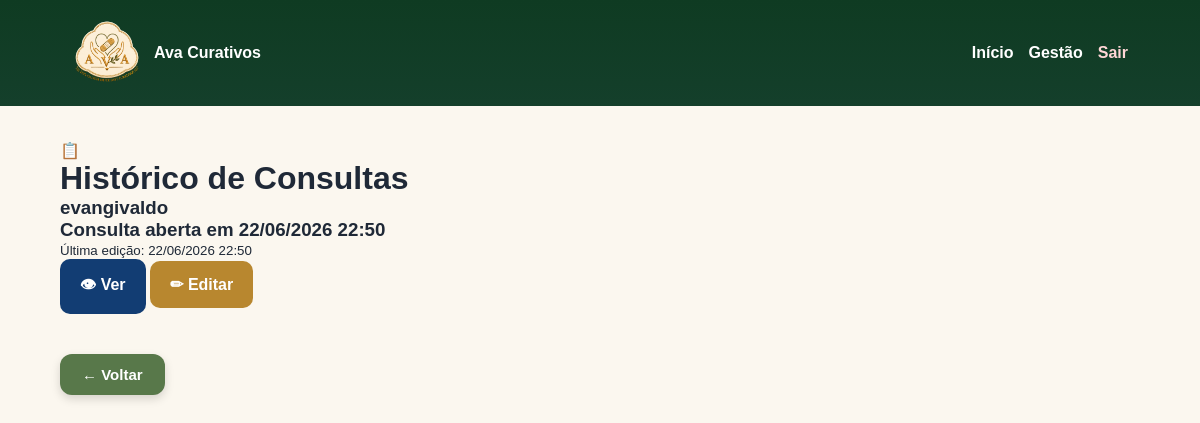
The app's page /paciente/12/historico/ (signed in), older data.
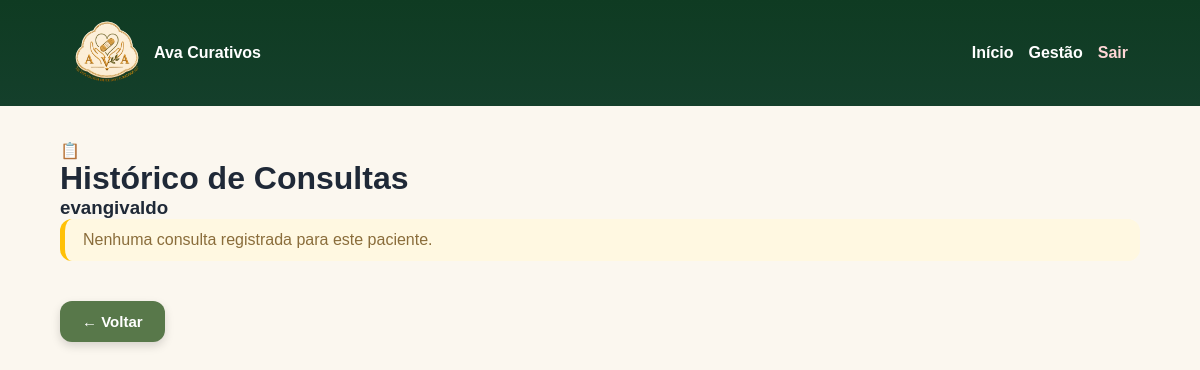
The same page, newer data.
### consultas/models.py (models this page shows, shortened)
class Consulta(models.Model):
    paciente = models.ForeignKey(
        Paciente,
        on_delete=models.CASCADE,
        related_name="prescricoes",
        null=True,
        blank=True
    )
    diagnostico_clinico = models.TextField(
        blank=True,
        null=True,
        verbose_name="Diagnóstico Clínico"
    )
    anamnese = models.TextField(
        blank=True,
        null=True
    )
    conduta = models.TextField(
        blank=True,
        null=True
    )
    diabetes = models.BooleanField(
        default=False
    )
    hipertensao = models.BooleanField(
        default=False,
        verbose_name="Hipertenso"
    )
    doenca_cronica = models.BooleanField(
        default=False,
        verbose_name="Doença crônica"
    )
    descricao = models.TextField(
        blank=True,
        null=True,
        verbose_name="Observação / Evolução"
    )
    criada_em = models.DateTimeField(
        auto_now_add=True
    )
    atualizada_em = models.DateTimeField(
        auto_now=True
    )

### consultas/views.py (the view)
# urls.py: path("paciente/<int:id>/historico/", historico_consultas, name="historico_consultas"),
@login_required
def historico_consultas(request, id):
    paciente = get_object_or_404(
        Paciente,
        id=id
    )
    consultas = (
        Consulta.objects
        .filter(paciente=paciente)
        .order_by("-criada_em")
    )
    hoje = timezone.localtime().date()
    for consulta in consultas:
        data_consulta = timezone.localtime(
            consulta.criada_em
        ).date()
        consulta.pode_editar = data_consulta == hoje
    return render(
        request,
        "consultas/historico.html",
        {
            "paciente": paciente,
            "consultas": consultas,
        }
    )

### templates/consultas/historico.html (shortened to what this page needs)
{% extends 'base.html' %}
{% block content %}
<div class="form-card profissional">
    <div class="form-title">
        <span class="icone">📋</span>
        <h1>Histórico de Consultas</h1>
    </div>
    <h3>{{ paciente.nome }}</h3>
    {% for consulta in consultas %}
        <div class="consulta-card">
            <h3>
                Consulta aberta em {{ consulta.criada_em|date:"d/m/Y H:i" }}
            </h3>
            {% if consulta.atualizada_em != consulta.criada_em %}
                <small>
                    Última edição: {{ consulta.atualizada_em|date:"d/m/Y H:i" }}
                </small>
            {% endif %}
            <div class="acoes-consulta">
                <a
                    href="{% url 'detalhe_consulta' consulta.id %}"
                    class="btn btn-ver"
                >
                    👁 Ver
                </a>
                {% if consulta.pode_editar %}
                    <a
                        href="{% url 'editar_consulta' consulta.id %}"
                        class="btn btn-editar"
                    >
                        ✏ Editar
                    </a>
                {% endif %}
            </div>
        </div>
    {% empty %}
        <div class="sem-consultas">
            Nenhuma consulta registrada para este paciente.
        </div>
    {% endfor %}
</div>
{% endblock %}

Row changes from the older to the newer data that the page shows:
removed Consulta: criada_em "22/06/2026 22:50", atualizada_em "22/06/2026 22:50", shows "✏ Editar"
Text that changed along with them:
text now shown: "Nenhuma consulta registrada para este paciente."
